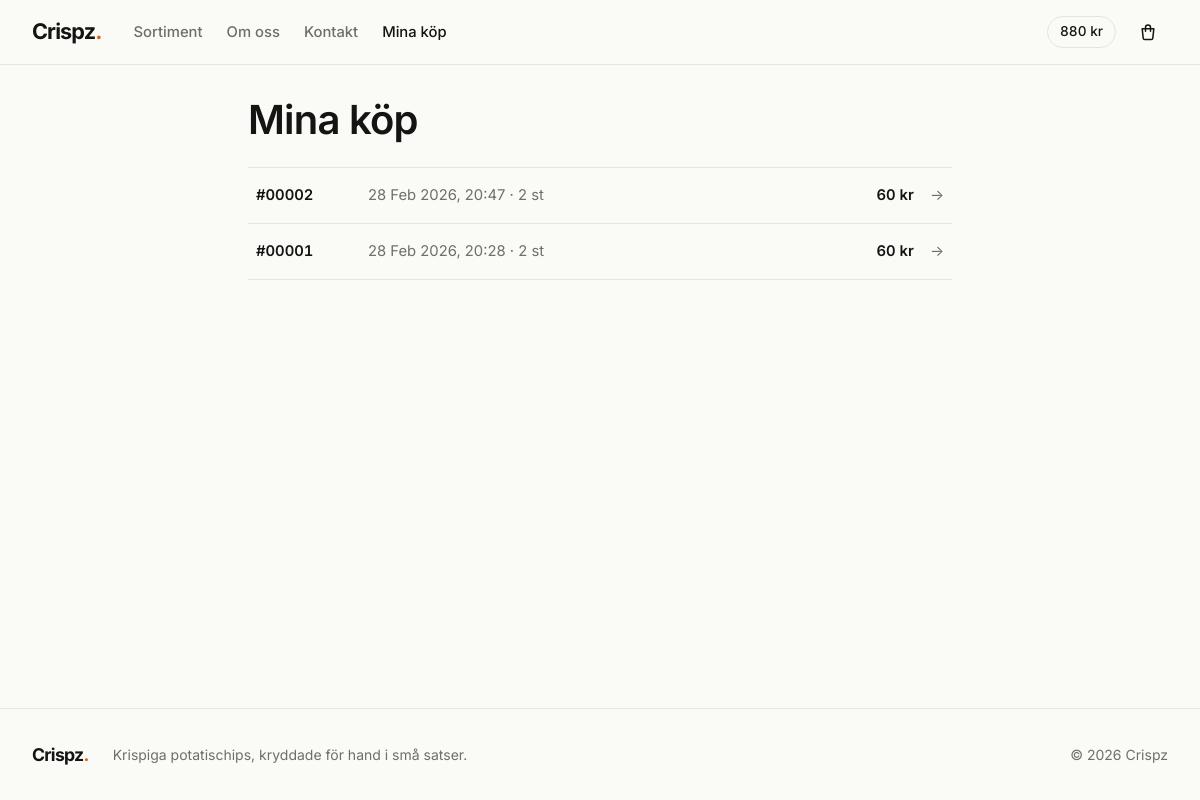
Page /orders.php on the earlier database version.
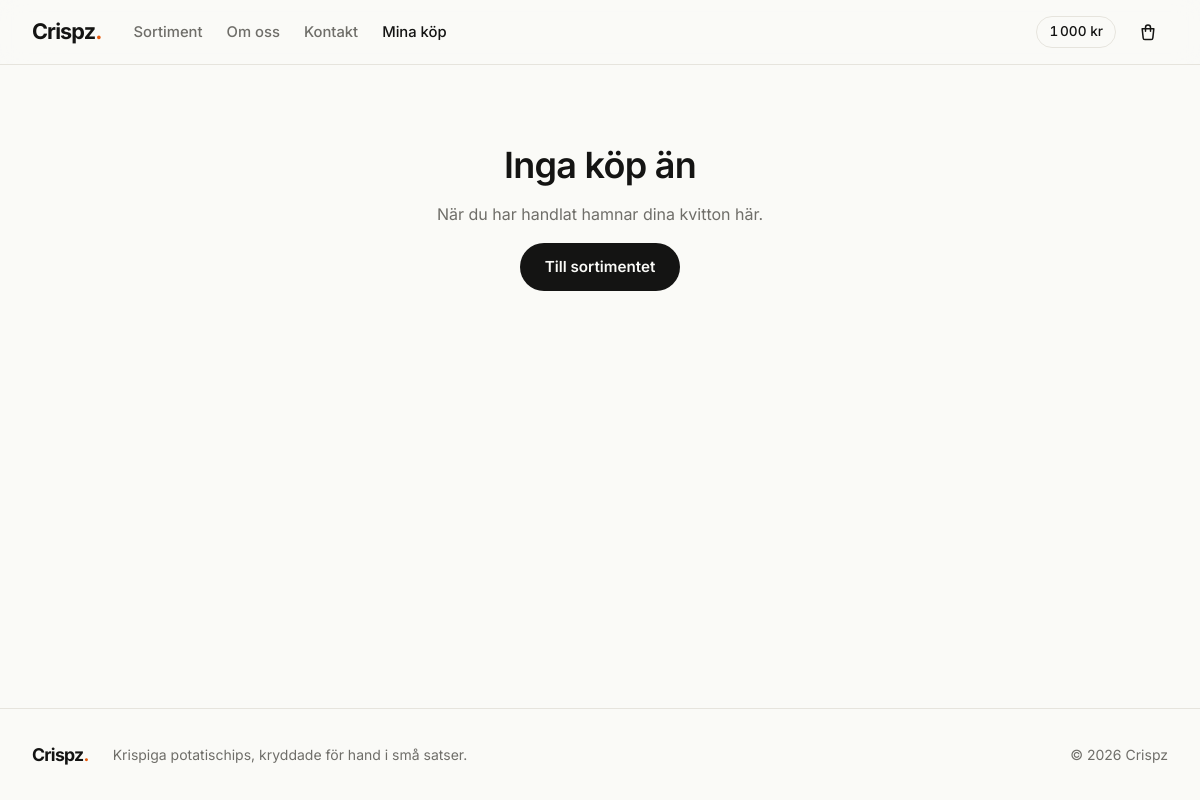
Same page on the later database version.
### tables this page shows
CREATE TABLE users (
    id      INTEGER PRIMARY KEY AUTOINCREMENT,
    name    TEXT    NOT NULL,
    credits INTEGER NOT NULL DEFAULT 0 CHECK (credits >= 0)
);

CREATE TABLE orders (
    id         INTEGER PRIMARY KEY AUTOINCREMENT,
    user_id    INTEGER  NOT NULL,
    total      INTEGER  NOT NULL,
    created_at DATETIME NOT NULL DEFAULT CURRENT_TIMESTAMP,
    FOREIGN KEY (user_id) REFERENCES users(id)
);

### src/helpers.php (called while the page is built, shortened)
<?php
function e(string|int|null $value): string
{
    return htmlspecialchars((string)$value, ENT_QUOTES, 'UTF-8');
}
function kr(int|string $amount): string
{
    return number_format((int)$amount, 0, ',', "\u{202F}") . "\u{00A0}kr";
}
function format_date(string $utc): string
{
    $date = new DateTimeImmutable($utc, new DateTimeZone('UTC'));
    return $date->setTimezone(new DateTimeZone(date_default_timezone_get()))->format('j M Y, H:i');
}
function order_number(int|string $id): string
{
    return '#' . str_pad((string)$id, 5, '0', STR_PAD_LEFT);
}
function partial(string $__partial, array $__vars = []): void
{
    extract($__vars, EXTR_SKIP);
    require PARTIALS . "/$__partial.php";
}
function message_page(string $title, string $text, string $linkText = 'Till sortimentet', string $href = '/', int $status = 200): never
{
    partial('header', ['pageTitle' => $title]);
    partial('message', compact('title', 'text', 'linkText', 'href'));
    partial('footer');
    exit;
}

### src/Database.php (called while the page is built, shortened)
<?php
final class Database
{
    private static ?PDO $connection = null;
    public static function connect(): PDO
    {
        if (self::$connection === null) {
            $isNew = !file_exists(self::DB_FILE);
            self::$connection = new PDO('sqlite:' . self::DB_FILE, options: [
                PDO::ATTR_ERRMODE            => PDO::ERRMODE_EXCEPTION,
                PDO::ATTR_DEFAULT_FETCH_MODE => PDO::FETCH_ASSOC,
            ]);
            self::$connection->exec('PRAGMA foreign_keys = ON');
        }
        return self::$connection;
    }
}

### src/User.php (called while the page is built, shortened)
<?php
final class User
{
    public static function current(): array
    {
        $user = Database::connect()->query('SELECT * FROM users ORDER BY id LIMIT 1')->fetch();
        return $user;
    }
}

### src/bootstrap.php (called while the page is built, shortened)
<?php
spl_autoload_register(function (string $class): void {
    $file = __DIR__ . "/$class.php";
});
require __DIR__ . '/helpers.php';

### src/Cart.php (called while the page is built, shortened)
<?php
final class Cart
{
    public static function count(): int
    {
        return array_sum($_SESSION['cart'] ?? []);
    }
}

### src/Order.php (called while the page is built, shortened)
<?php
final class Order
{
    public static function allForUser(int $userId): array
    {
        $stmt = Database::connect()->prepare('
            SELECT o.id, o.total, o.created_at, SUM(oi.quantity) AS item_count
            FROM orders o
            JOIN order_items oi ON oi.order_id = o.id
            WHERE o.user_id = ?
            GROUP BY o.id
            ORDER BY o.id DESC
        ');
        $stmt->execute([$userId]);
        return $stmt->fetchAll();
    }
}

### public/orders.php (the view)
<?php
require __DIR__ . '/../src/bootstrap.php';
$orders = Order::allForUser(User::current()['id']);
if (!$orders) {
    message_page('Inga köp än', 'När du har handlat hamnar dina kvitton här.');
}
partial('header', ['pageTitle' => 'Mina köp']);
?>
<section class="container container--narrow">
    <h1 class="page-title">Mina köp</h1>
    <ul class="order-list">
        <?php foreach ($orders as $order): ?>
            <li>
                <a class="order-row" href="/order.php?id=<?= $order['id'] ?>">
                    <span class="order-row__id"><?= order_number($order['id']) ?></span>
                    <span class="muted"><?= format_date($order['created_at']) ?> · <?= (int)$order['item_count'] ?> st</span>
                    <span class="order-row__total"><?= kr($order['total']) ?></span>
                    <span class="order-row__arrow" aria-hidden="true">→</span>
                </a>
            </li>
        <?php endforeach; ?>
    </ul>
</section>
<?php partial('footer'); ?>

### public/partials/header.php (shortened to what this page needs)
<?php
$user = User::current();
$cartCount = Cart::count();
$currentPath = parse_url($_SERVER['REQUEST_URI'] ?? '/', PHP_URL_PATH);
$nav = [
    '/'            => 'Sortiment',
    '/about.php'   => 'Om oss',
    '/contact.php' => 'Kontakt',
    '/orders.php'  => 'Mina köp',
];
$isActive = fn(string $href) => $currentPath === $href || ($href === '/' && $currentPath === '/index.php');
?>
<!DOCTYPE html>
<html lang="sv">
<head>
    <link rel="stylesheet" href="/assets/style.css">
</head>
<body>
    <header class="site-header">
        <div class="container site-header__inner">
            <a class="logo" href="/"><?= SITE_NAME ?><span class="logo__dot">.</span></a>
            <nav class="nav" aria-label="Huvudmeny">
                <?php foreach ($nav as $href => $label): ?>
                    <a href="<?= $href ?>" <?= $isActive($href) ? 'aria-current="page"' : '' ?>><?= $label ?></a>
                <?php endforeach; ?>
            </nav>
            <div class="site-header__actions">
                <span class="balance" title="Ditt saldo"><?= kr($user['credits']) ?></span>
                <a class="cart-button" href="/cart.php" aria-label="Varukorg, <?= $cartCount ?> varor">
                    <svg width="20" height="20" viewBox="0 0 24 24" fill="none" stroke="currentColor" stroke-width="1.8" stroke-linecap="round" stroke-linejoin="round" aria-hidden="true">
                        <path d="M5 8h14l-1.2 11.1a2 2 0 0 1-2 1.9H8.2a2 2 0 0 1-2-1.9L5 8Z" /><path d="M9 11V6.5a3 3 0 0 1 6 0V11" />
                    </svg>
                </a>
            </div>
        </div>
    </header>
    <main id="main" class="site-main">

### public/partials/footer.php
    </main>
    <footer class="site-footer">
        <div class="container site-footer__inner">
            <span class="logo logo--small"><?= SITE_NAME ?><span class="logo__dot">.</span></span>
            <p>Krispiga potatischips, kryddade för hand i små satser.</p>
            <p class="site-footer__copy">&copy; <?= date('Y') ?> <?= SITE_NAME ?></p>
        </div>
    </footer>
</body>
</html>

### public/partials/message.php (shortened to what this page needs)
<section class="container container--narrow message">
    <h1 class="message__title"><?= e($title) ?></h1>
    <p class="muted"><?= e($text) ?></p>
    <a class="btn btn--primary" href="<?= e($href) ?>"><?= e($linkText) ?></a>
</section>

### public/assets/style.css (style rules this page uses)
:root { --bg: #fafaf7; --surface: #ffffff; --surface-muted: #f2f1ec; --text: #141413; --text-muted: #6f6e69; --border: #e6e4dd; --accent: #e8590c; --accent-soft: #fdeee4; --success: #2f7d4f; --success-soft: #e6f3eb; --danger: #c0392b; --danger-soft: #fbeae8; --font: "Inter", ui-sans-serif, system-ui, -apple-system, "Segoe UI", sans-serif; --radius-sm: 0.5rem; --radius: 0.875rem; --radius-lg: 1.25rem; --radius-pill: 999px; --space-1: 0.25rem; --space-2: 0.5rem; --space-3: 0.75rem; --space-4: 1rem; --space-5: 1.5rem; --space-6: 2rem; --space-7: 3rem; --space-8: 5rem; --gutter: clamp(1rem, 4vw, 2rem); --width: 72rem; --width-narrow: 44rem; --shadow: 0 1px 2px rgb(20 20 19 / 0.04), 0 8px 24px -8px rgb(20 20 19 / 0.08); --ease: cubic-bezier(0.2, 0.7, 0.2, 1); }
*, *::before, *::after { box-sizing: border-box; }
* { margin: 0; }
body { min-height: 100dvh; display: flex; flex-direction: column; background: var(--bg); color: var(--text); font-family: var(--font); font-size: 1rem; line-height: 1.55; -webkit-font-smoothing: antialiased; }
a { color: inherit; text-decoration-thickness: 1px; text-underline-offset: 3px; }
h1, h2, h3 { line-height: 1.15; letter-spacing: -0.02em; font-weight: 600; }
.container { width: 100%; max-width: calc(var(--width) + var(--gutter) * 2); margin-inline: auto; padding-inline: var(--gutter); }
.container--narrow { max-width: calc(var(--width-narrow) + var(--gutter) * 2); }
.muted { color: var(--text-muted); }
.btn { display: inline-flex; align-items: center; justify-content: center; gap: var(--space-2); min-height: 3rem; padding: 0 var(--space-5); border: 1px solid transparent; border-radius: var(--radius-pill); font-weight: 600; font-size: 0.95rem; text-decoration: none; white-space: nowrap; transition: background-color 0.2s var(--ease), transform 0.2s var(--ease), border-color 0.2s var(--ease); }
.btn--primary { background: var(--text); color: var(--bg); }
.site-header { position: sticky; top: 0; z-index: 10; background: rgb(250 250 247 / 0.85); backdrop-filter: saturate(180%) blur(12px); -webkit-backdrop-filter: saturate(180%) blur(12px); border-bottom: 1px solid var(--border); }
.site-header__inner { display: flex; align-items: center; gap: var(--space-6); height: 4rem; }
.logo { font-size: 1.35rem; font-weight: 700; letter-spacing: -0.04em; text-decoration: none; }
.logo--small { font-size: 1.1rem; }
.logo__dot { color: var(--accent); }
.nav { display: flex; gap: var(--space-5); margin-right: auto; }
.nav a { color: var(--text-muted); font-size: 0.925rem; font-weight: 500; text-decoration: none; transition: color 0.15s; }
.nav a:hover, .nav a[aria-current="page"] { color: var(--text); }
.site-header__actions { display: flex; align-items: center; gap: var(--space-3); }
.balance { padding: var(--space-1) var(--space-3); border: 1px solid var(--border); border-radius: var(--radius-pill); font-size: 0.85rem; font-weight: 500; font-variant-numeric: tabular-nums; white-space: nowrap; }
.cart-button { position: relative; display: grid; place-items: center; width: 2.5rem; height: 2.5rem; border-radius: 50%; transition: background-color 0.15s; }
.site-main { flex: 1; padding-bottom: var(--space-8); }
.message { display: flex; flex-direction: column; align-items: center; gap: var(--space-4); padding-top: var(--space-8); text-align: center; }
.message__title { font-size: clamp(1.75rem, 4vw, 2.25rem); }
.site-footer { border-top: 1px solid var(--border); padding: var(--space-6) 0; }
.site-footer__inner { display: flex; flex-wrap: wrap; align-items: center; gap: var(--space-2) var(--space-5); color: var(--text-muted); font-size: 0.875rem; }
.site-footer .logo { color: var(--text); }
.site-footer__copy { margin-left: auto; }
ul { list-style: none; padding: 0; }
.page-title { margin: var(--space-6) 0 var(--space-5); font-size: clamp(1.75rem, 4vw, 2.5rem); }
.order-list { border-top: 1px solid var(--border); }
.order-row { display: grid; grid-template-columns: 6rem 1fr auto auto; gap: var(--space-4); align-items: center; padding: var(--space-4) var(--space-2); border-bottom: 1px solid var(--border); text-decoration: none; font-size: 0.925rem; transition: background-color 0.15s; }
.order-row__id { font-weight: 600; font-variant-numeric: tabular-nums; }
.order-row__total { font-weight: 600; font-variant-numeric: tabular-nums; }
.order-row__arrow { color: var(--text-muted); transition: translate 0.2s var(--ease); }

Differences in the rows shown:
removed orders: id "#00002", created_at "28 Feb 2026, 20:47", item_count "2", total "60 kr"
removed orders: id "#00001", created_at "28 Feb 2026, 20:28", item_count "2", total "60 kr"
changed users: credits "880 kr" → "1 000 kr"
Other differences:
$title: (not shown) → "Inga köp än"
$text: (not shown) → "När du har handlat hamnar dina kvitton här."
$linkText: (not shown) → "Till sortimentet"
text no longer shown: "Mina köp"
